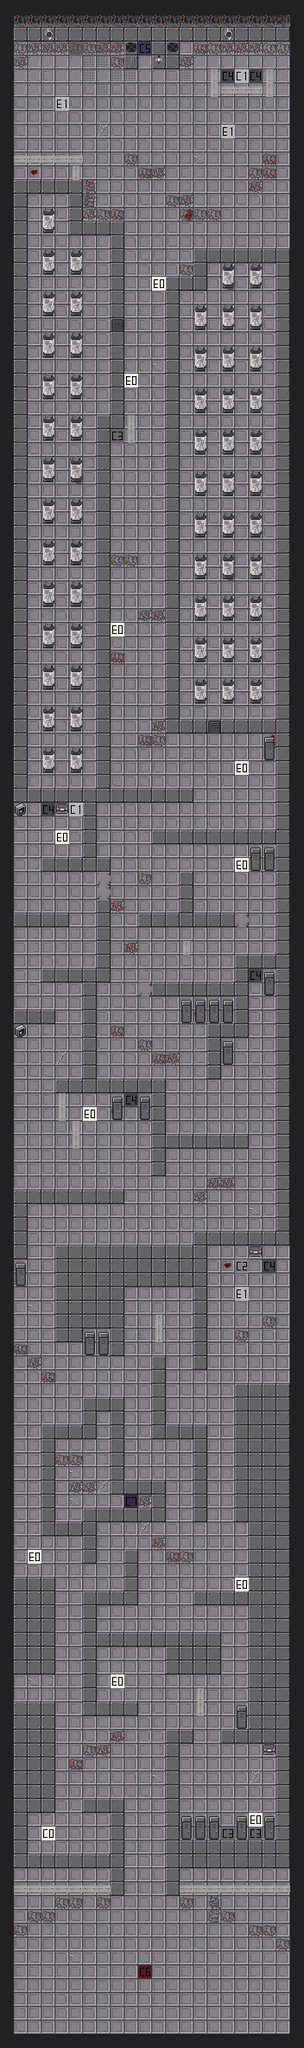

Below is a game level as drawn by its tile map, then a one-line description and the .tmx that defines it (tile-layer data replaced by summaries):
An orthogonal 22x148 tile map with 16x16 px tiles, 2 tile layers (background, foreground).

<map version="1.5" tiledversion="2021.03.23" orientation="orthogonal" renderorder="right-down" width="22" height="148" tilewidth="16" tileheight="16" infinite="0" nextlayerid="5" nextobjectid="1">
 <editorsettings>
  <export target="../../../../../../../../Downloads/.csv" format="csv" />
 </editorsettings>
 <tileset firstgid="1" source="Tilesheet.tsx" />
 <layer id="1" name="background" width="22" height="148">
  <data>[3256 cells, 2345 non-empty, 17 distinct tile ids]</data>
 </layer>
 <layer id="2" name="foreground" width="22" height="148">
  <data>[3256 cells, 1249 non-empty, 33 distinct tile ids]</data>
 </layer>
</map>
